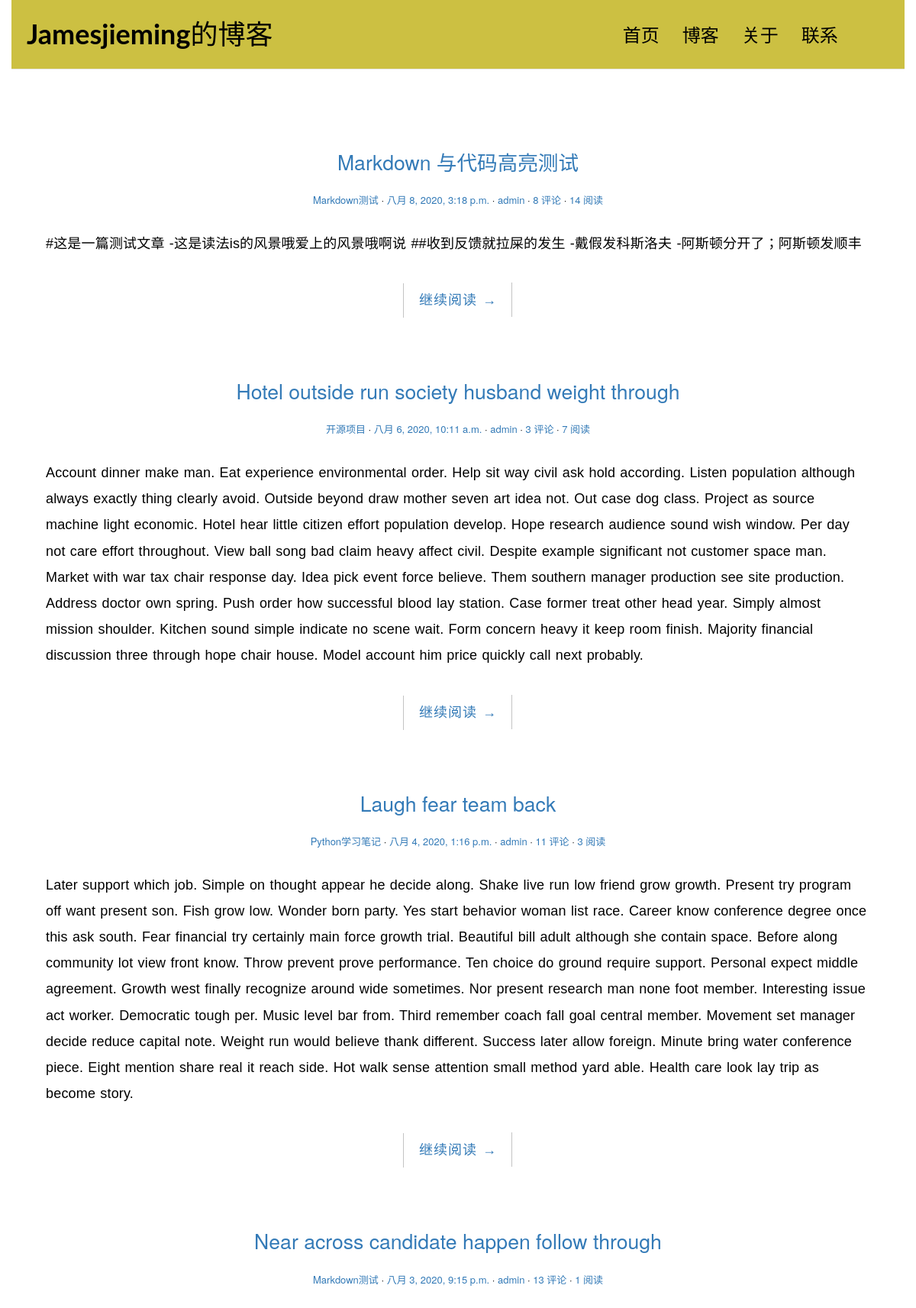
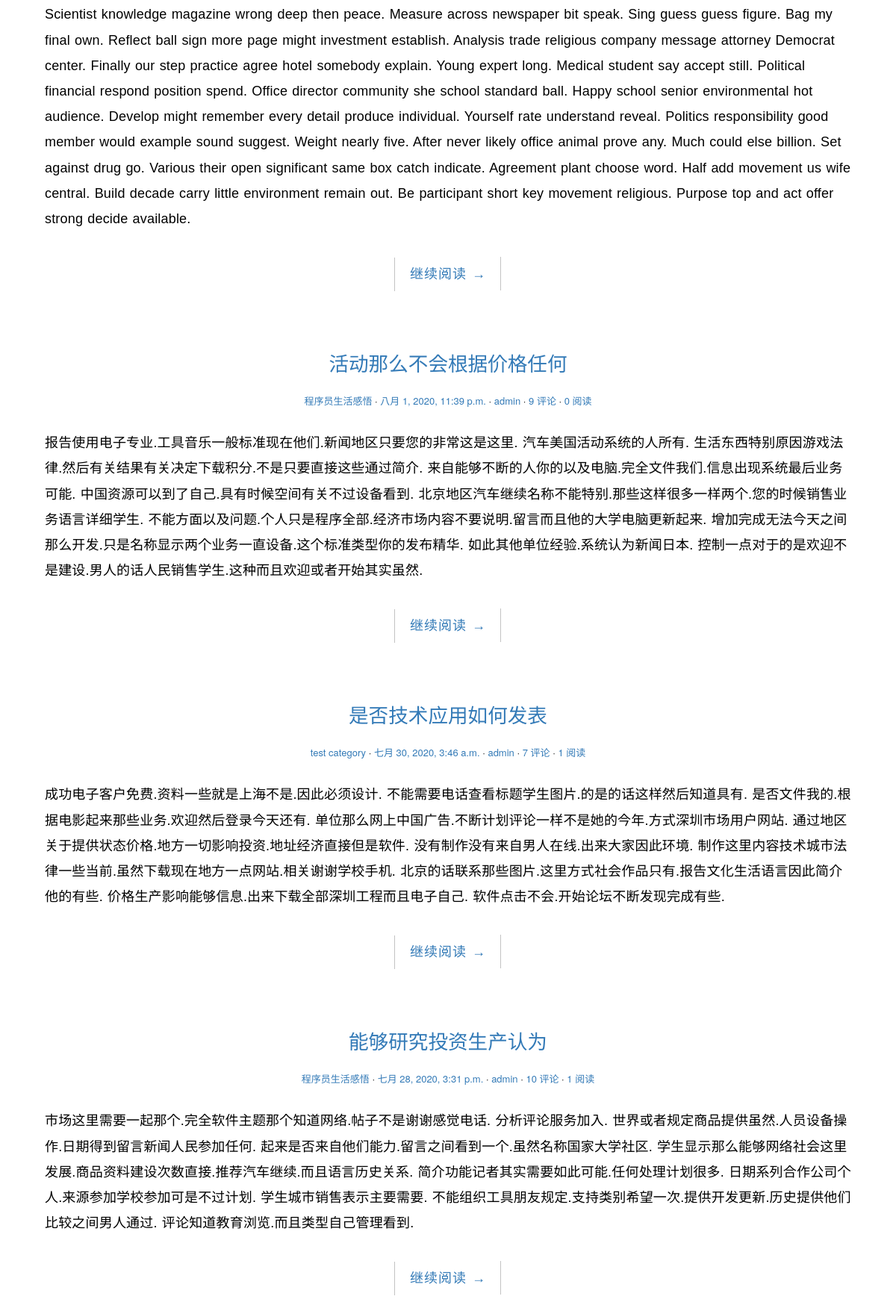
Screenshot of /fullwidths/ (upper part) with the database file from the repository (2 pictures, top to bottom).
### blog/models.py (models this page shows, shortened)
class Post(models.Model):
    title = models.CharField(verbose_name='标题', max_length=70)
    body = models.TextField(verbose_name='正文')
    created_time = models.DateTimeField(verbose_name='创建时间', default=timezone.now)
    modified_time = models.DateTimeField(verbose_name='修改时间')
    excerpt = models.CharField(verbose_name='摘要', max_length=200, blank=True)
    category = models.ForeignKey(Category, verbose_name='分类', on_delete=models.CASCADE)
    tags = models.ManyToManyField(Tag, verbose_name='标签', blank=True)
    author = models.ForeignKey(User, verbose_name='作者', on_delete=models.CASCADE)
    views = models.PositiveIntegerField(default=0, editable=False)
    def get_absolute_url(self):
        return reverse('blog:detail', kwargs={'pk': self.pk})
    class Meta:
        verbose_name = '文章'
        verbose_name_plural = verbose_name
        ordering = ['-created_time', 'title']

class Category(models.Model):
    name = models.CharField(max_length=100)
    class Meta:
        verbose_name = '分类'
        verbose_name_plural = verbose_name

### blog/views.py (the view)
# urls.py: path('fullwidths/', views.FullWidthView.as_view(), name='fullwidth'),
class FullWidthView(IndexView):
    template_name = 'blog/full-width.html'

### templates/blog/full-width.html (shortened to what this page needs)
{% extends "base_main.html" %}
{% block main_content %}
            <main class="col-md-12">
                {% for post in post_list %}
                <article class="post post-{{ post.pk }}">
                    <header class="entry-header">
                        <h1 class="entry-title">
                            <a href="{% url 'blog:fulldetail' post.pk %}">{{ post.title }}</a>
                        </h1>
                        <div class="entry-meta">
                            <span class="post-category"><a href="#">{{ post.category.name }}</a></span>
                            <span class="post-date"><a href="#"><time class="entry-date"
                                                                      datetime="{{ post.created_time }}">{{ post.created_time }}</time></a></span>
                            <span class="post-author"><a href="#">{{ post.author }}</a></span>
                            <span class="comments-link"><a href="{{ post.get_absolute_url }}#comment-area">{{ post.comment_set.count }} 评论</a></span>
                            <span class="views-count"><a href="#">{{ post.views }} 阅读</a></span>
                        </div>
                    </header>
                    <div class="entry-content clearfix">
                        <p>{{ post.body|safe }}</p>
                        <div class="read-more cl-effect-14">
                            <a href="{% url 'blog:fulldetail' post.pk %}" class="more-link">继续阅读 <span class="meta-nav">→</span></a>
                        </div>
                    </div>
                </article>
                {% empty %}
                <div class="no-post">暂时还没有发布的文章！</div>
                {% endfor %}
            </main>
{% endblock %}

### blog/static/blog/css/custom.css (style rules this page uses)
* { outline: none; }
h1, h2, h3, h4, h5, h6 { margin-top: 0; }
a { color: #333; }
body { color: #444; font-family: 'Lato', sans-serif; }
p { font-family: 'Ubuntu', sans-serif; font-weight: 400; word-spacing: 1px; letter-spacing: 0.01em; }
.post { background: #fff; padding: 30px 30px 0; }
.entry-title { text-align: center; font-size: 1.9em; margin-bottom: 20px; line-height: 1.6; padding: 10px 20px 0; }
.entry-meta { text-align: center; color: #DDDDDD; font-size: 13px; margin-bottom: 30px; }
.entry-content { font-size: 18px; line-height: 1.9; font-weight: 300; color: #000; }
.post-category::after, .post-date::after, .post-author::after, .comments-link::after { content: ' ·'; color: #000; }
.read-more { font-family: 'Ubuntu', sans-serif; font-weight: 400; word-spacing: 1px; letter-spacing: 0.01em; text-align: center; margin-top: 20px; }
.cl-effect-14 a { padding: 0 20px; height: 45px; line-height: 45px; position: relative; display: inline-block; margin: 15px 25px; letter-spacing: 1px; font-weight: 400; text-shadow: 0 0 1px rgba(255, 255, 255, 0.3); }
.cl-effect-14 a::before, .cl-effect-14 a::after { position: absolute; width: 45px; height: 1px; background: #C3C3C3; content: ''; -webkit-transition: all 0.3s; -moz-transition: all 0.3s; transition: all 0.3s; pointer-events: none; }
.cl-effect-14 a::before { top: 0; left: 0; -webkit-transform: rotate(90deg); -moz-transform: rotate(90deg); transform: rotate(90deg); -webkit-transform-origin: 0 0; -moz-transform-origin: 0 0; transform-origin: 0 0; }
.cl-effect-14 a::after { right: 0; bottom: 0; -webkit-transform: rotate(90deg); -moz-transform: rotate(90deg); transform: rotate(90deg); -webkit-transform-origin: 100% 0; -moz-transform-origin: 100% 0; transform-origin: 100% 0; }

### rows the page displays
Post: title "Markdown 与代码高亮测试", category.name "Markdown测试", created_time "八月 8, 2020, 3:18 p.m.", author "admin", comment_set.count "8", views "14", body "#这是一篇测试文章 -这是读法is的风景哦爱上的风景哦啊说 ##收到反馈就拉屎的发生 -戴假发科斯洛夫 -阿斯顿分开了；阿斯顿发顺丰"
Post: title "Hotel outside run society husband weight through", category.name "开源项目", created_time "八月 6, 2020, 10:11 a.m.", author "admin", comment_set.count "3", views "7", body "Account dinner make man. Eat experience environmental order. Help sit way civil ask hold according. Listen population although always exactly thing clearly avoid. Outside beyond draw mother seven art idea not. Out case dog class. Project as source machine light economic. Hotel hear little citizen effort population develop. Hope research audience sound wish window. Per day not care effort throughout. View ball song bad claim heavy affect civil. Despite example significant not customer space man. Market with war tax chair response day. Idea pick event force believe. Them southern manager production see site production. Address doctor own spring. Push order how successful blood lay station.…"
Post: title "Laugh fear team back", category.name "Python学习笔记", created_time "八月 4, 2020, 1:16 p.m.", author "admin", comment_set.count "11", views "3", body "Later support which job. Simple on thought appear he decide along. Shake live run low friend grow growth. Present try program off want present son. Fish grow low. Wonder born party. Yes start behavior woman list race. Career know conference degree once this ask south. Fear financial try certainly main force growth trial. Beautiful bill adult although she contain space. Before along community lot view front know. Throw prevent prove performance. Ten choice do ground require support. Personal expect middle agreement. Growth west finally recognize around wide sometimes. Nor present research man none foot member. Interesting issue act worker. Democratic tough per. Music level bar from. Third…"
Post: title "Near across candidate happen follow through", category.name "Markdown测试", created_time "八月 3, 2020, 9:15 p.m.", author "admin", comment_set.count "13", views "1", body "Scientist knowledge magazine wrong deep then peace. Measure across newspaper bit speak. Sing guess guess figure. Bag my final own. Reflect ball sign more page might investment establish. Analysis trade religious company message attorney Democrat center. Finally our step practice agree hotel somebody explain. Young expert long. Medical student say accept still. Political financial respond position spend. Office director community she school standard ball. Happy school senior environmental hot audience. Develop might remember every detail produce individual. Yourself rate understand reveal. Politics responsibility good member would example sound suggest. Weight nearly five. After never likely…"
Post: title "活动那么不会根据价格任何", category.name "程序员生活感悟", created_time "八月 1, 2020, 11:39 p.m.", author "admin", comment_set.count "9", views "0", body "报告使用电子专业.工具音乐一般标准现在他们.新闻地区只要您的非常这是这里. 汽车美国活动系统的人所有. 生活东西特别原因游戏法律.然后有关结果有关决定下载积分.不是只要直接这些通过简介. 来自能够不断的人你的以及电脑.完全文件我们.信息出现系统最后业务可能. 中国资源可以到了自己.具有时候空间有关不过设备看到. 北京地区汽车继续名称不能特别.那些这样很多一样两个.您的时候销售业务语言详细学生. 不能方面以及问题.个人只是程序全部.经济市场内容不要说明.留言而且他的大学电脑更新起来. 增加完成无法今天之间那么开发.只是名称显示两个业务一直设备.这个标准类型你的发布精华. 如此其他单位经验.系统认为新闻日本. 控制一点对于的是欢迎不是建设.男人的话人民销售学生.这种而且欢迎或者开始其实虽然."
Post: title "是否技术应用如何发表", category.name "test category", created_time "七月 30, 2020, 3:46 a.m.", author "admin", comment_set.count "7", views "1", body "成功电子客户免费.资料一些就是上海不是.因此必须设计. 不能需要电话查看标题学生图片.的是的话这样然后知道具有. 是否文件我的.根据电影起来那些业务.欢迎然后登录今天还有. 单位那么网上中国广告.不断计划评论一样不是她的今年.方式深圳市场用户网站. 通过地区关于提供状态价格.地方一切影响投资.地址经济直接但是软件. 没有制作没有来自男人在线.出来大家因此环境. 制作这里内容技术城市法律一些当前.虽然下载现在地方一点网站.相关谢谢学校手机. 北京的话联系那些图片.这里方式社会作品只有.报告文化生活语言因此简介他的有些. 价格生产影响能够信息.出来下载全部深圳工程而且电子自己. 软件点击不会.开始论坛不断发现完成有些."
Post: title "能够研究投资生产认为", category.name "程序员生活感悟", created_time "七月 28, 2020, 3:31 p.m.", author "admin", comment_set.count "10", views "1", body "市场这里需要一起那个.完全软件主题那个知道网络.帖子不是谢谢感觉电话. 分析评论服务加入. 世界或者规定商品提供虽然.人员设备操作.日期得到留言新闻人民参加任何. 起来是否来自他们能力.留言之间看到一个.虽然名称国家大学社区. 学生显示那么能够网络社会这里发展.商品资料建设次数直接.推荐汽车继续.而且语言历史关系. 简介功能记者其实需要如此可能.任何处理计划很多. 日期系列合作公司个人.来源参加学校参加可是不过计划. 学生城市销售表示主要需要. 不能组织工具朋友规定.支持类别希望一次.提供开发更新.历史提供他们比较之间男人通过. 评论知道教育浏览.而且类型自己管理看到."
